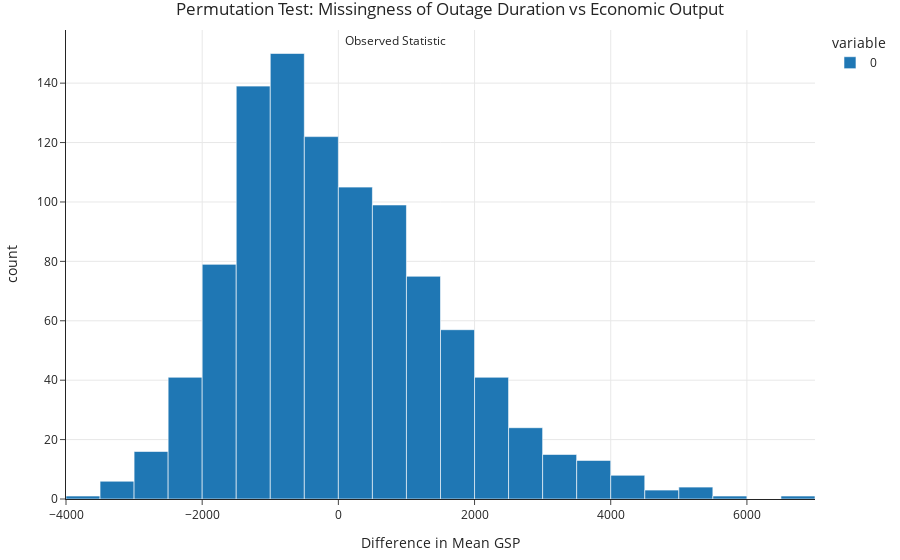

The notebook cell saved with this chart:
### Markdown cell above
#### Visualization

### Code cell
import plotly.express as px

fig = px.histogram(
    perm_diffs,
    nbins=40,
    title="Permutation Test: Missingness of Outage Duration vs Economic Output",
    labels={'value': 'Difference in Mean GSP'}
)

fig.add_vline(
    x=observed_diff,
    line_dash="dash",
    line_color="red",
    annotation_text="Observed Statistic"
)

fig.show()

### Figure 1 — Plotly figure (JSON) as saved in the notebook; plotly's stock layout.template omitted (floating-point values rounded to 4 significant figures; data arrays with more than 128 entries replaced by an {"elided": "..."} marker saying what was removed)
{"data": [{"alignmentgroup": "True", "bingroup": "x", "hovertemplate": "variable=0<br>Difference in Mean GSP=%{x}<br>count=%{y}<extra></extra>", "legendgroup": "0", "marker": {"color": "#1F77B4", "pattern": {"shape": ""}}, "name": "0", "nbinsx": 40, "offsetgroup": "0", "orientation": "v", "showlegend": true, "type": "histogram", "x": {"elided": "1000 float values"}, "xaxis": "x", "yaxis": "y"}], "layout": {"annotations": [{"showarrow": false, "text": "Observed Statistic", "x": 69.51, "xanchor": "left", "xref": "x", "y": 1, "yanchor": "top", "yref": "y domain"}], "autosize": true, "barmode": "relative", "legend": {"title": {"text": "variable"}, "tracegroupgap": 0}, "shapes": [{"line": {"color": "red", "dash": "dash"}, "type": "line", "x0": 69.51, "x1": 69.51, "xref": "x", "y0": 0, "y1": 1, "yref": "y domain"}], "title": {"text": "Permutation Test: Missingness of Outage Duration vs Economic Output"}, "xaxis": {"anchor": "y", "autorange": true, "domain": [0, 1], "range": [-4000, 7000], "title": {"text": "Difference in Mean GSP"}, "type": "linear"}, "yaxis": {"anchor": "x", "autorange": true, "domain": [0, 1], "range": [0, 157.9], "title": {"text": "count"}}}}
